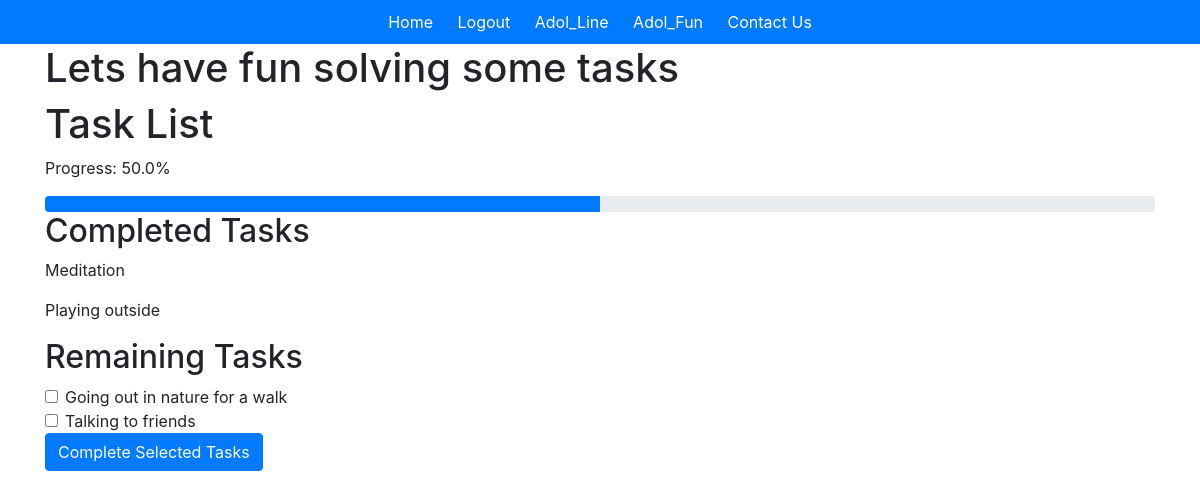
The page /tasks/ (signed in) on the database its author committed.
### adol_app/models.py (models this page shows)
class Task(models.Model):
    title = models.CharField(max_length=255)

### adol_app/views.py (the view)
# urls.py: path('tasks/', views.task_list, name='task_list'),
@login_required
def task_list(request):
    tasks = Task.objects.all()
    user_profile, created = UserProfile.objects.get_or_create(user=request.user)
    completed_tasks = user_profile.completed_tasks.all()
    remaining_tasks = tasks.exclude(id__in=completed_tasks.values_list('id', flat=True))
    progress = (completed_tasks.count() / tasks.count()) * 100 if tasks.count() > 0 else 0
    return render(request, 'adol_app/task_list.html', {
        'tasks': tasks,
        'completed_tasks': completed_tasks,
        'remaining_tasks': remaining_tasks,
        'progress': progress,
    })

### adol_app/templates/adol_app/task_list.html (shortened to what this page needs)
{%extends 'adol_app/base.html'%}
{%block content%}
<head>
    <link rel="stylesheet" href="https://stackpath.bootstrapcdn.com/bootstrap/4.3.1/css/bootstrap.min.css">
</head>
<body>
    <div class="container">
        <h1>Lets have fun solving some tasks</h1>
        <h1>Task List</h1>
        <p>Progress: {{ progress }}%</p>
        <div class="progress">
            <div class="progress-bar" role="progressbar" style="width: {{ progress }}%;" aria-valuenow="{{ progress }}" aria-valuemin="0" aria-valuemax="100"></div>
        </div>
        <div>
            <h2>Completed Tasks</h2>
            {% for task in completed_tasks %}
                <p>{{ task.title }}</p>
            {% endfor %}
        </div>
        <div>
            <h2>Remaining Tasks</h2>
            <form method="post" action="{% url 'complete_task' %}">
                {% for task in remaining_tasks %}
                    <div class="form-check">
                        <input class="form-check-input" type="checkbox" name="task" value="{{ task.title }}" id="task{{ task.id }}">
                        <label class="form-check-label" for="task{{ task.id }}">
                            {{ task.title }}
                        </label>
                    </div>
                {% endfor %}
                <button type="submit" class="btn btn-primary">Complete Selected Tasks</button>
            </form>
        </div>
    </div>
</body>
{%endblock%}

### adol_app/templates/adol_app/base.html (style rules this page uses)
body { font-family: 'Arial', sans-serif; background-color: #f2f2f2; color: #333; margin: 0; padding: 0; }

### rows shown on the page
Task: title "Meditation"
Task: title "Playing outside"
Task: title "Going out in nature for a walk"
Task: title "Talking to friends"

### other values the page prints
{{ progress }} "50.0"
